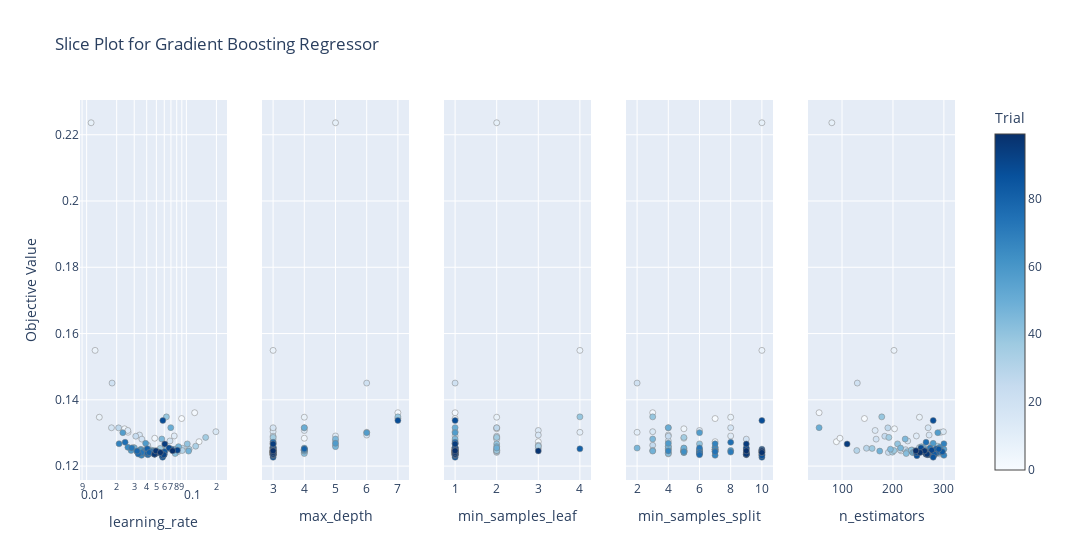

The notebook cell this image was saved under:
### Code cell
# Slice Plot
fig4 = vis.plot_slice(study)
fig4.update_layout(title='Slice Plot for Gradient Boosting Regressor')
fig4.show()
